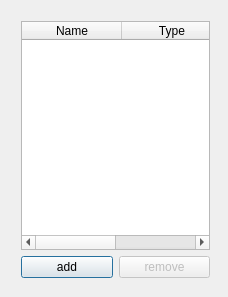
<?xml version="1.0" encoding="UTF-8"?>
<ui version="4.0">
 <class>VarTable</class>
 <widget class="QDialog" name="VarTable">
  <property name="geometry">
   <rect>
    <x>0</x>
    <y>0</y>
    <width>228</width>
    <height>297</height>
   </rect>
  </property>
  <property name="minimumSize">
   <size>
    <width>215</width>
    <height>200</height>
   </size>
  </property>
  <property name="windowTitle">
   <string>VarTable</string>
  </property>
  <widget class="QWidget" name="layoutWidget">
   <property name="geometry">
    <rect>
     <x>10</x>
     <y>10</y>
     <width>211</width>
     <height>279</height>
    </rect>
   </property>
   <layout class="QVBoxLayout" name="verticalLayout_2">
    <item>
     <layout class="QVBoxLayout" name="verticalLayout">
      <item>
       <widget class="QTableWidget" name="tableWidget">
        <property name="dragEnabled">
         <bool>false</bool>
        </property>
        <property name="dragDropOverwriteMode">
         <bool>false</bool>
        </property>
        <property name="dragDropMode">
         <enum>QAbstractItemView::InternalMove</enum>
        </property>
        <property name="defaultDropAction">
         <enum>Qt::MoveAction</enum>
        </property>
        <property name="selectionMode">
         <enum>QAbstractItemView::SingleSelection</enum>
        </property>
        <property name="selectionBehavior">
         <enum>QAbstractItemView::SelectRows</enum>
        </property>
        <property name="sortingEnabled">
         <bool>true</bool>
        </property>
        <property name="columnCount">
         <number>2</number>
        </property>
        <attribute name="horizontalHeaderVisible">
         <bool>true</bool>
        </attribute>
        <attribute name="horizontalHeaderShowSortIndicator" stdset="0">
         <bool>true</bool>
        </attribute>
        <attribute name="verticalHeaderVisible">
         <bool>true</bool>
        </attribute>
        <attribute name="verticalHeaderHighlightSections">
         <bool>false</bool>
        </attribute>
        <attribute name="verticalHeaderShowSortIndicator" stdset="0">
         <bool>false</bool>
        </attribute>
        <column>
         <property name="text">
          <string>Name</string>
         </property>
        </column>
        <column>
         <property name="text">
          <string>Type</string>
         </property>
        </column>
       </widget>
      </item>
      <item>
       <layout class="QHBoxLayout" name="horizontalLayout">
        <item>
         <widget class="QPushButton" name="addButton">
          <property name="text">
           <string>add</string>
          </property>
         </widget>
        </item>
        <item>
         <widget class="QPushButton" name="rmButton">
          <property name="enabled">
           <bool>false</bool>
          </property>
          <property name="text">
           <string>remove</string>
          </property>
          <property name="checkable">
           <bool>false</bool>
          </property>
         </widget>
        </item>
       </layout>
      </item>
     </layout>
    </item>
   </layout>
  </widget>
 </widget>
 <layoutdefault spacing="6" margin="11"/>
 <resources/>
 <connections/>
</ui>
